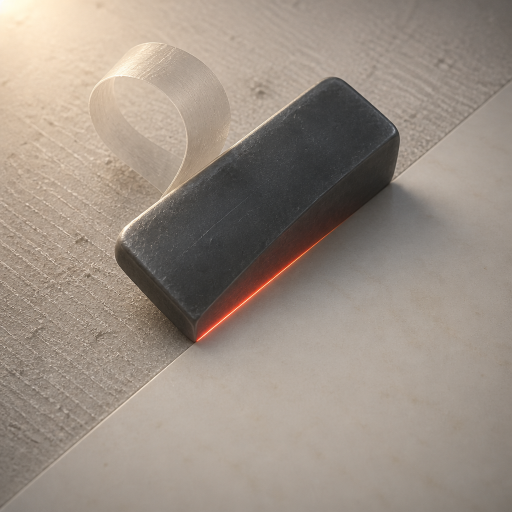
#> input picture plugins/improve-skill/assets/icon-engineC-f5665d-2.png, 1024 x 1024 px, given in place of .c1024.png, which was not available (shown at 1/2 size)
$ python m4.py
#> lines starting #> are read from the running program, lines starting #| are printed output that depends on the picture; pictures that were not available may be replaced by others from this repository, and a replacement may not be noted
"""How dark does each image's shaving actually get against the ground beside it?

Boxes are hand-checked against the transects in m3 so neither contains the block.
The question is the one prior-learning #1 asks: where is each material's dark end,
and does it keep its hue there.
"""
import subprocess, pathlib, numpy as np
from PIL import Image

A = pathlib.Path('/Users/lukerhodes/Dev/fledgeling-plugins/plugins/improve-skill/assets')
OUT = pathlib.Path(__file__).resolve().parent
NEUTRAL = 128


def render(svg, size, tag='c'):
#> called with size = 1024, tag = 'c'
    t = OUT / f'.{tag}{size}.png'
    subprocess.run(['rsvg-convert', '-w', str(size), '-h', str(size), str(svg), '-o', str(t)], check=True)
#> (this line was passed over: subprocess is not available in this run)
    return Image.open(t).convert('RGBA')


def ref(size):
    return Image.open(A / 'icon-engineC-f5665d-2.png').convert('RGBA').resize((size, size), Image.LANCZOS)


def to_gray(im):
    a = np.asarray(im, dtype=np.float64)
    al = a[..., 3:4] / 255.0
#> al: shape (1024, 1024, 1) float64; every value is 1
    rgb = a[..., :3] * al + NEUTRAL * (1 - al)
    return (0.2126 * rgb[..., 0] + 0.7152 * rgb[..., 1] + 0.0722 * rgb[..., 2]) / 255.0
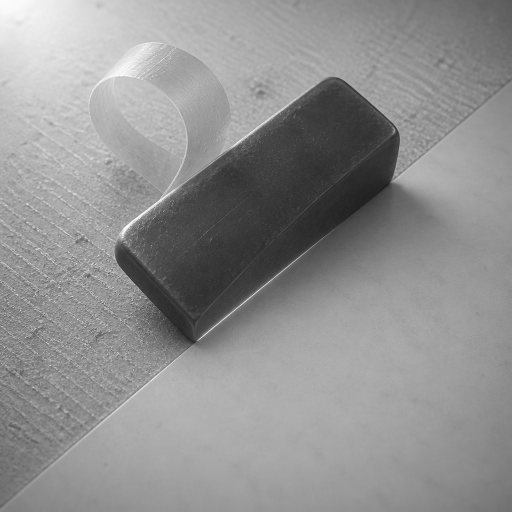
#> returned value: shape (1024, 1024) float64 (shown at 1/2 size); min 0.107, max 0.999, mean 0.567


def report(name, g, rgb, box, ground_box):
#> called with name = 'candidate curl', box = (150, 160, 430, 420), ground_box = (560, 120, 700, 200)
    x0, y0, x1, y1 = box
    p = g[y0:y1, x0:x1]
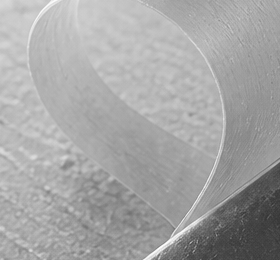
#> p: shape (260, 280) float64; min 0.205, max 0.998, mean 0.646
    gx0, gy0, gx1, gy1 = ground_box
    gnd = g[gy0:gy1, gx0:gx1].mean()
#> gnd = 0.552
    qs = [np.percentile(p, q) for q in (0.5, 2, 5, 10, 25, 50, 90)]
#> qs = [0.245, 0.267, 0.319, 0.538, 0.604, 0.668, 0.764]
    print(f'\n{name}: ground beside it {gnd:.4f}')
#| candidate curl: ground beside it 0.5520
    print('  percentiles 0.5/2/5/10/25/50/90: ' + ' '.join(f'{v:.3f}' for v in qs))
#|   percentiles 0.5/2/5/10/25/50/90: 0.245 0.267 0.319 0.538 0.604 0.668 0.764
    print(f'  min {p.min():.4f}  = ground {p.min()-gnd:+.4f}   ({(p.min()/gnd-1)*100:+.1f}%)')
#|   min 0.2048  = ground -0.3472   (-62.9%)
    for d in (0.10, 0.15, 0.20, 0.30):
        print(f'  fraction below ground-{d:.2f}: {(p < gnd - d).mean()*100:5.1f}%')
#> this loop made 4 passes
#|   fraction below ground-0.10:   8.0%
#|   fraction below ground-0.15:   7.4%
#|   fraction below ground-0.20:   6.2%
#|   fraction below ground-0.30:   0.9%
    # hue at the dark end: mean RGB of the darkest 2% of the box
    sub = rgb[y0:y1, x0:x1]
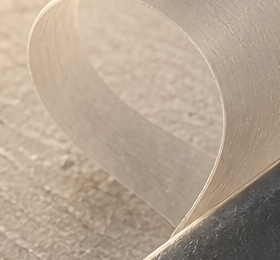
#> sub: shape (260, 280, 3) float64; mean R, G, B 179.7, 162.4, 144.9
    thr = np.percentile(p, 2)
#> thr = 0.267
    sel = sub[p <= thr]
#> sel = 1471 rows, first 8: [70, 67, 67], [69, 67, 66], [67, 65, 63], [67, 65, 65], [61, 60, 59], [70, 67, 69], [60, 56, 59], [62, 61, 61]
    m = sel.mean(axis=0)
#> m = [65, 64.01, 63.96]
    mx, mn = m.max(), m.min()
#> mx = 65; mn = 63.96
    print(f'  darkest 2% mean rgb {m.round(1)}  sat (max-min)/max {((mx-mn)/max(mx,1e-6))*100:.1f}%')
#|   darkest 2% mean rgb [65. 64. 64.]  sat (max-min)/max 1.6%
    br = np.percentile(p, 98)
#> br = 0.803
    selb = sub[p >= br]
#> selb = 1464 rows, first 8: [232, 209, 185], [230, 208, 184], [233, 211, 187], [233, 211, 186], [232, 211, 186], [231, 211, 185], [234, 214, 189], [235, 214, 189]
    mb = selb.mean(axis=0)
#> mb = [232.2, 213.5, 190.5]
    print(f'  brightest 2% mean rgb {mb.round(1)}  sat {((mb.max()-mb.min())/max(mb.max(),1e-6))*100:.1f}%')
#|   brightest 2% mean rgb [232.2 213.5 190.5]  sat 18.0%


if __name__ == '__main__':
    c = render(A / 'icon.svg', 1024)
    r = ref(1024)
    gc, gr = to_gray(c), to_gray(r)
    ca = np.asarray(c.convert('RGB'), dtype=np.float64)
    ra = np.asarray(r.convert('RGB'), dtype=np.float64)
    # candidate curl: verified block-free (block's left corner is right of x=440 above y=430)
    report('candidate curl', gc, ca, (150, 160, 430, 420), (560, 120, 700, 200))
    # reference ribbon: verified block-free from the transects
    report('reference ribbon', gr, ra, (170, 80, 400, 370), (560, 120, 700, 200))
#> call 2 of report, with name = 'reference ribbon', box = (170, 80, 400, 370), ground_box = (560, 120, 700, 200)
#> in report (call 2), `p = g[y0:y1, x0:x1]`:
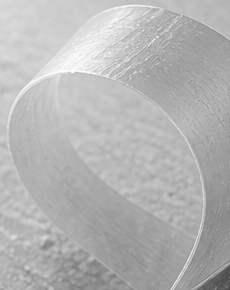
#> p: shape (290, 230) float64; min 0.269, max 0.998, mean 0.708
#> in report (call 2), `qs = [np.percentile(p, q) for q in (0.5, 2, 5, 10, 25, 50, 90)]`: qs = [0.386, 0.548, 0.579, 0.605, 0.647, 0.707, 0.817]
#| reference ribbon: ground beside it 0.5520
#|   percentiles 0.5/2/5/10/25/50/90: 0.386 0.548 0.579 0.605 0.647 0.707 0.817
#|   min 0.2695  = ground -0.2825   (-51.2%)
#> the loop in report (call 2), `for d in (0.10, 0.15, 0.20, 0.30):` made 4 passes
#|   fraction below ground-0.10:   0.6%
#|   fraction below ground-0.15:   0.6%
#|   fraction below ground-0.20:   0.3%
#|   fraction below ground-0.30:   0.0%
#> in report (call 2), `sub = rgb[y0:y1, x0:x1]`:
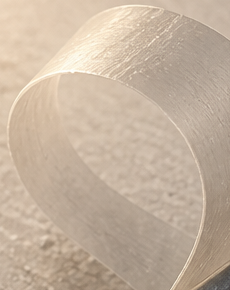
#> sub: shape (290, 230, 3) float64; mean R, G, B 196.7, 178.1, 158.8
#> in report (call 2), `thr = np.percentile(p, 2)`: thr = 0.548
#> in report (call 2), `sel = sub[p <= thr]`: sel = 1347 rows, first 8: [151, 133, 117], [153, 134, 119], [154, 137, 120], [155, 137, 120], [153, 136, 121], [155, 136, 120], [155, 136, 119], [154, 137, 119]
#> in report (call 2), `m = sel.mean(axis=0)`: m = [135.3, 119.5, 104.2]
#> in report (call 2), `mx, mn = m.max(), m.min()`: mx = 135.3; mn = 104.2
#|   darkest 2% mean rgb [135.3 119.5 104.2]  sat (max-min)/max 23.0%
#> in report (call 2), `br = np.percentile(p, 98)`: br = 0.915
#> in report (call 2), `selb = sub[p >= br]`: selb = 1335 rows, first 8: [248, 235, 215], [250, 239, 218], [252, 243, 222], [252, 245, 224], [253, 247, 226], [253, 246, 226], [253, 246, 225], [252, 245, 224]
#> in report (call 2), `mb = selb.mean(axis=0)`: mb = [250.8, 240.8, 219.9]
#|   brightest 2% mean rgb [250.8 240.8 219.9]  sat 12.3%
